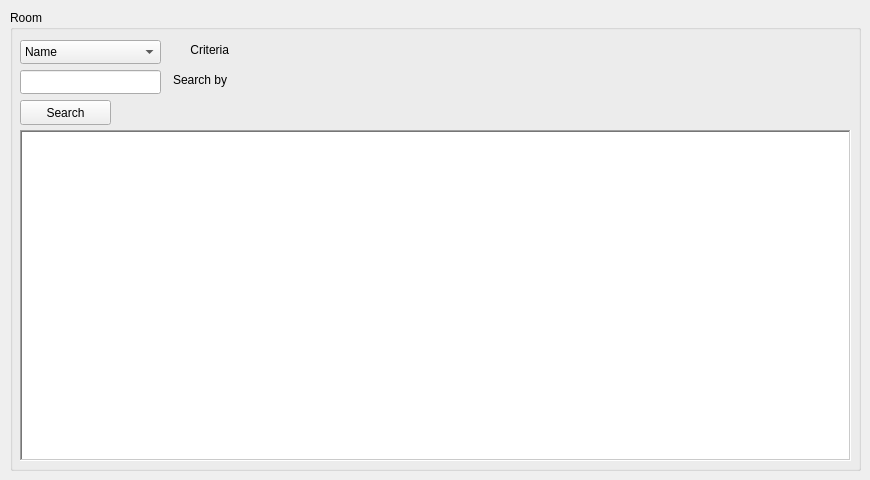
         <widget class="QWidget" name="tab_12">
          <attribute name="title">
           <string>Room</string>
          </attribute>
          <widget class="QGroupBox" name="groupBox_11">
           <property name="geometry">
            <rect>
             <x>10</x>
             <y>10</y>
             <width>851</width>
             <height>461</height>
            </rect>
           </property>
           <property name="title">
            <string>Room</string>
           </property>
           <widget class="QTableWidget" name="tableWidget_7">
            <property name="geometry">
             <rect>
              <x>10</x>
              <y>120</y>
              <width>831</width>
              <height>331</height>
             </rect>
            </property>
            <property name="frameShape">
             <enum>QFrame::WinPanel</enum>
            </property>
            <property name="sizeAdjustPolicy">
             <enum>QAbstractScrollArea::AdjustToContents</enum>
            </property>
            <property name="alternatingRowColors">
             <bool>true</bool>
            </property>
            <property name="selectionMode">
             <enum>QAbstractItemView::SingleSelection</enum>
            </property>
            <property name="selectionBehavior">
             <enum>QAbstractItemView::SelectRows</enum>
            </property>
            <property name="sortingEnabled">
             <bool>true</bool>
            </property>
            <attribute name="verticalHeaderVisible">
             <bool>false</bool>
            </attribute>
           </widget>
           <widget class="QComboBox" name="comboBox_6">
            <property name="geometry">
             <rect>
              <x>10</x>
              <y>30</y>
              <width>141</width>
              <height>24</height>
             </rect>
            </property>
            <item>
             <property name="text">
              <string>Name</string>
             </property>
            </item>
            <item>
             <property name="text">
              <string>Description</string>
             </property>
            </item>
            <item>
             <property name="text">
              <string>Number</string>
             </property>
            </item>
            <item>
             <property name="text">
              <string>UserID</string>
             </property>
            </item>
            <item>
             <property name="text">
              <string>ID</string>
             </property>
            </item>
           </widget>
           <widget class="QLabel" name="label_29">
            <property name="geometry">
             <rect>
              <x>168</x>
              <y>30</y>
              <width>51</width>
              <height>20</height>
             </rect>
            </property>
            <property name="text">
             <string>Criteria</string>
            </property>
            <property name="alignment">
             <set>Qt::AlignRight|Qt::AlignTrailing|Qt::AlignVCenter</set>
            </property>
           </widget>
           <widget class="QLineEdit" name="lineEdit_21">
            <property name="geometry">
             <rect>
              <x>10</x>
              <y>60</y>
              <width>141</width>
              <height>24</height>
             </rect>
            </property>
           </widget>
           <widget class="QLabel" name="label_32">
            <property name="geometry">
             <rect>
              <x>156</x>
              <y>60</y>
              <width>61</width>
              <height>20</height>
             </rect>
            </property>
            <property name="text">
             <string>Search by</string>
            </property>
            <property name="alignment">
             <set>Qt::AlignRight|Qt::AlignTrailing|Qt::AlignVCenter</set>
            </property>
           </widget>
           <widget class="QPushButton" name="pushButton_26">
            <property name="geometry">
             <rect>
              <x>10</x>
              <y>90</y>
              <width>91</width>
              <height>25</height>
             </rect>
            </property>
            <property name="text">
             <string>Search</string>
            </property>
           </widget>
          </widget>
         </widget>
